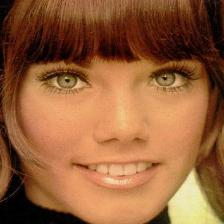
#> input picture preprocessed_dataset/test/Live/100.jpg, 224 x 224 px; its folder holds only this picture in this run
$ python lbp.py
#> lines starting #> are read from the running program, lines starting #| are printed output that depends on the picture
import os
from skimage.feature import local_binary_pattern
from PIL import Image
import numpy as np
from tqdm import tqdm

# LBP parametreleri
radius = 3
n_points = 8 * radius
method = 'uniform'

input_dir = "preprocessed_dataset/test"
output_dir = "lbp_dataset/test"
os.makedirs(output_dir, exist_ok=True)
img_size = (224, 224)

for label in ['Live', 'Spoof']:
    in_path = os.path.join(input_dir, label)
    out_path = os.path.join(output_dir, label)
    os.makedirs(out_path, exist_ok=True)

    for img_name in tqdm(os.listdir(in_path), desc=f"{label} LBP işleniyor"):
        try:
            img_path = os.path.join(in_path, img_name)
            img = Image.open(img_path).convert('L')  # grayscale
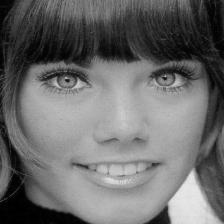
#> img: PIL image 224x224 L; min 0, max 236, mean 106.5
            img = img.resize(img_size)
            img_np = np.array(img)

            lbp = local_binary_pattern(img_np, n_points, radius, method)
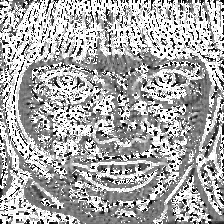
#> lbp: shape (224, 224) float64; min 0, max 25, mean 16.6; drawn with min black and max white
            lbp_norm = (lbp / lbp.max() * 255).astype(np.uint8)

            Image.fromarray(lbp_norm).save(os.path.join(out_path, img_name))
        except Exception as e:
            print(f"Hata: {img_name} - {e}")
#> pass 2 of the loop `for label in ['Live', 'Spoof']:`:
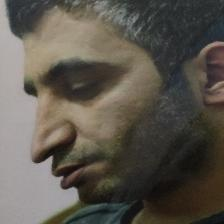
#> input picture preprocessed_dataset/test/Spoof/113.jpg, 224 x 224 px
#> `img = Image.open(img_path).convert('L')`:
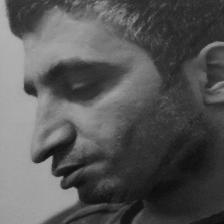
#> img: PIL image 224x224 L; min 11, max 180, mean 86.9
#> `lbp = local_binary_pattern(img_np, n_points, radius, method)`:
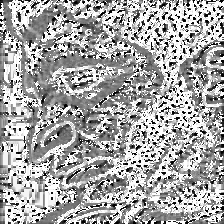
#> lbp: shape (224, 224) float64; min 0, max 25, mean 16.3; drawn with min black and max white
